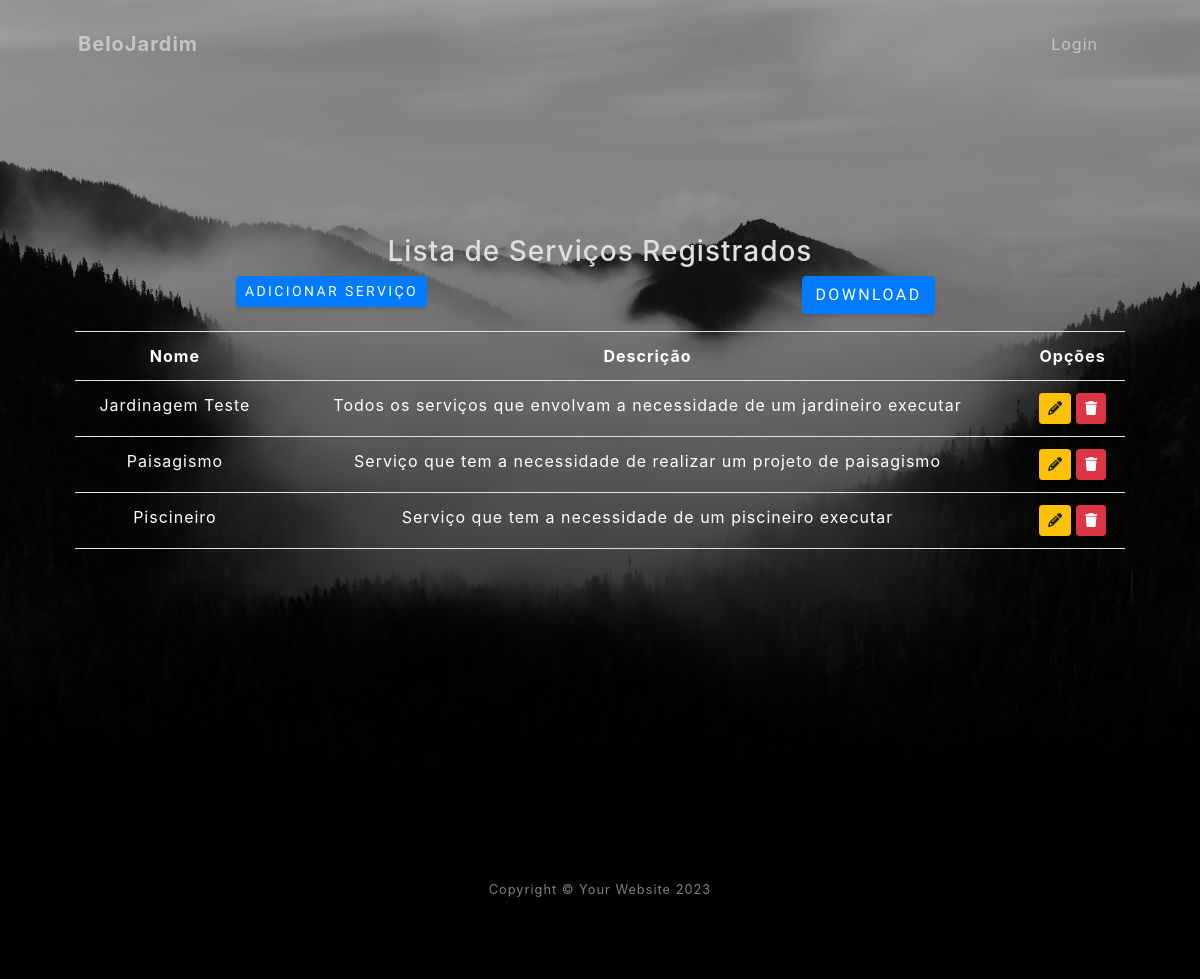
/listar/servicos/, run on the app's committed database.
### servicos/models.py (models this page shows, shortened)
class Servico(models.Model):
    nome = models.CharField(max_length=20)
    descricao = models.CharField(max_length=150, verbose_name="Descrição")

### servicos/views.py (the view, shortened to what this page needs)
# urls.py: path('listar/servicos/', ServicoList.as_view(), name="listar-servicos"),
class ServicoList(ListView, FormView):
    model = Servico
    template_name = 'cadastros/listas/servico.html'
    form_class = FormatForm

### servicos/templates/cadastros/listas/servico.html (shortened to what this page needs)
{% extends 'paginas/modelo.html' %}
{% load static %}
{% block conteudo %}
<header class="masthead">
    <div class="container px-4 px-lg-5 d-flex h-100 align-items-center justify-content-center">
        <div class="d-flex justify-content-center">
            <div class="text-center">
                <h3 style="color: #dfdfdf">Lista de Serviços Registrados</h3>
                <div class ="row">
                    <div class ="col-md-6">
                        <a href="{% url 'cadastrar-servico' %}" class="btn btn-primary btn-sm">Adicionar Serviço</a>
                    </div>
                    <div class ="col-md-6">
                        <button type="button" class="btn btn-primary" data-bs-toggle="modal" data-bs-target="#download-modal">
                            download
                        </button>
                    </div>
                <hr>
                <div class="table-responsive">
                    <table class="table table-hover">
                        <tr>
                            <th>Nome</th>
                            <th>Descrição</th>
                            <th>Opções</th>
                        </tr>
                        {% for servico in object_list %}
                            <tr>
                                <td> {{ servico.nome }} </td>
                                <td> {{ servico.descricao }}</td>
                                <td>
                                    <a href="{% url 'editar-servico' servico.pk %}" class="btn btn-warning btn-sm" title="Editar">
                                        <i class="fa fa-pencil" aria-hidden="true"></i>
                                    </a>
                                    <a href="{% url 'excluir-servico' servico.pk %}" class="btn btn-danger btn-sm" title="Excluir">
                                        <i class="fa fa-trash" aria-hidden="true"></i>
                                    </a>
                                </td>
                            </tr>
                        {% empty %}
                            <tr>
                                <td colspan="3">Nenhum serviço registrado</td>
                            </tr>
                        {% endfor %}
                    </table>
                </div>
            </div>
            </div>
        </div>
    </div>
</header>
{% endblock %}

### data on the page
Servico: nome "Jardinagem Teste", descricao "Todos os serviços que envolvam a necessidade de um jardineiro executar"
Servico: nome "Paisagismo", descricao "Serviço que tem a necessidade de realizar um projeto de paisagismo"
Servico: nome "Piscineiro", descricao "Serviço que tem a necessidade de um piscineiro executar"
